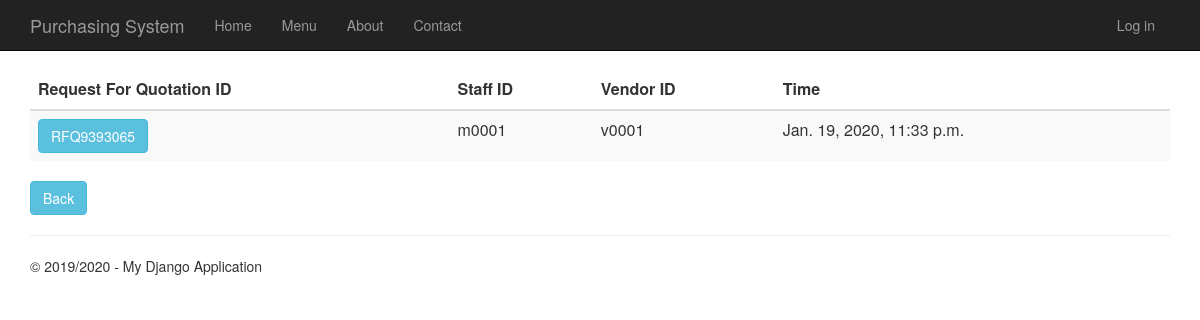
Page /requestforquotationhistory on the committed database.
### RequestForQuotation/models.py (models this page shows)
class RequestForQuotation(models.Model):
    request_for_quotation_id = models.CharField(primary_key=True, max_length=10)
    time_created = models.DateTimeField()
    description = models.TextField(null=True,default=None, blank=True)
    total_price = models.DecimalField(max_digits=10, decimal_places=2, default=Decimal('0.00'))
    person_id = models.ForeignKey(Person, on_delete = models.CASCADE)
    vendor_id = models.ForeignKey(Vendor, on_delete = models.CASCADE)
    purchase_requisition_id = models.ForeignKey(PurchaseRequisition, on_delete = models.CASCADE)
    def __str__(self):
        return str(self.request_for_quotation_id)

### app/models.py (models this page shows, shortened)
class Person(models.Model):
    user_id = models.OneToOneField(User)
    person_id = models.CharField(primary_key=True, max_length=10)
    person_name = models.TextField()
    person_address = models.TextField()
    person_phone_number = models.TextField()
    person_role = models.TextField(default = 'EMPLOYEE')

class Vendor(models.Model):
    vendor_id = models.CharField(primary_key=True, max_length=10)
    vendor_name = models.TextField()
    vendor_phone_number = models.TextField()
    vendor_address = models.TextField()
    vendor_email = models.TextField()
    def __str__(self):
        return str(self.vendor_id)

### RequestForQuotation/views.py (the view)
# urls.py: url(r'^requestforquotationhistory', RequestForQuotation.views.requestforquotationhistory, name="request_of_quotation_history"),
def requestforquotationhistory(request):
        request_for_quotations = RequestForQuotation.objects.all()
        print(request_for_quotations)
        context = {
            'title':'Request For Quotation History',
            'rows':request_for_quotations,
            'year':'2019/2020'
            }
        return render(request,'RequestForQuotation/requestforquotationhistory.html',context)

### RequestForQuotation/templates/RequestForQuotation/requestforquotationhistory.html
﻿{% extends "app/layout.html" %}
{% block content %}
<div class="purchaseorderhistory margintop">
    <form action="requestofquotationhistorydetails" method="GET">
        <table class="table table-striped margintop">
          <thead>
            <tr>
              <th scope="col">Request For Quotation ID</th>
              <th scope="col">Staff ID</th>
              <th scope="col">Vendor ID</th>
              <th scope="col">Time</th>
            </tr>
          </thead>
          <tbody>
              {% for r in rows %}
            <tr>
                 <td><button type="submit" name="roq_id" value="{{r.request_for_quotation_id}}" class="btn btn-info" >{{r.request_for_quotation_id}}</button></td>
                 <td>{{r.person_id.person_id}}</td>
                 <td>{{r.vendor_id}}</td>
                 <td>{{r.time_created}}</td>
            </tr>
              {% endfor %}
          </tbody>
        </table>
    </form>
       <form action="menu">
        <div class="margintop">
            <button type="submit" class="btn btn-info" >Back</button>
        </div>
    </form>
</div>
{% endblock %}

### app/static/app/content/site.css (style rules this page uses)
body { padding-top: 50px; padding-bottom: 20px; }

### rows in the picture
RequestForQuotation: request_for_quotation_id "RFQ9393065", person_id.person_id "m0001", vendor_id "v0001", time_created "Jan. 19, 2020, 11:33 p.m."

### other values in the picture
{{ year }} "2019/2020"
